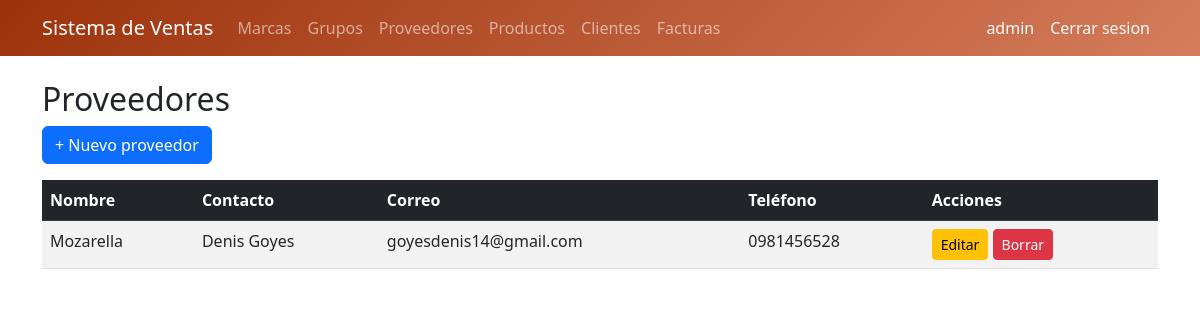
Page /suppliers/ (signed in) on the committed database.
### billing/models.py (models this page shows, shortened)
class Supplier(models.Model):
    name = models.CharField(max_length=200, verbose_name='Company Name')
    contact_name = models.CharField(max_length=200, blank=True, null=True)
    email = models.EmailField(blank=True, null=True)
    phone = models.CharField(max_length=20, blank=True, null=True)
    address = models.TextField(blank=True, null=True)
    is_active = models.BooleanField(default=True)
    created_at = models.DateTimeField(auto_now_add=True)
    updated_at = models.DateTimeField(auto_now=True)
    class Meta:
        verbose_name = 'Supplier'
        verbose_name_plural = 'Suppliers'
        ordering = ['name']

### billing/views.py (the view)
# urls.py: path('suppliers/', views.SupplierListView.as_view(), name='supplier_list'),
class SupplierListView(LoginRequiredMixin, ListView):
    model = Supplier
    template_name = 'billing/supplier_list.html'
    context_object_name = 'items'

### billing/templates/billing/supplier_list.html (shortened to what this page needs)
{% extends 'billing/base.html' %}
{% block content %}
<h2>Proveedores</h2>
<a href="{% url 'billing:supplier_create' %}" class="btn btn-primary mb-3">+ Nuevo proveedor</a>
<table class="table table-striped table-hover">
  <thead class="table-dark">
    <tr><th>Nombre</th><th>Contacto</th><th>Correo</th><th>Teléfono</th><th>Acciones</th></tr>
  </thead>
  <tbody>
    {% for item in items %}
    <tr>
      <td>{{ item.name }}</td>
      <td>{{ item.contact_name|default:"-" }}</td>
      <td>{{ item.email|default:"-" }}</td>
      <td>{{ item.phone|default:"-" }}</td>
      <td>
        <a href="{% url 'billing:supplier_update' item.pk %}" class="btn btn-sm btn-warning">Editar</a>
        <a href="{% url 'billing:supplier_delete' item.pk %}" class="btn btn-sm btn-danger">Borrar</a>
      </td>
    </tr>
    {% empty %}
    <tr><td colspan="5" class="text-center">No hay registros</td></tr>
    {% endfor %}
  </tbody>
</table>
{% endblock %}

### billing/templates/billing/base.html (shortened to what this page needs)
<!DOCTYPE html>
<html lang="es">
<head>
  <link href="https://cdn.jsdelivr.net/npm/bootstrap@5.3.0/dist/css/bootstrap.min.css" rel="stylesheet">
</head>
<body>
<nav class="navbar navbar-expand-lg navbar-dark" style="background: linear-gradient(135deg, #9c320b, #d57d5d);">
  <div class="container">
    <a class="navbar-brand" href="{% url 'billing:home' %}">Sistema de Ventas</a>
    <div class="collapse navbar-collapse" id="nav">
      <ul class="navbar-nav me-auto">
        {% if user.is_authenticated %}
        <li class="nav-item"><a class="nav-link" href="{% url 'billing:brand_list' %}">Marcas</a></li>
        <li class="nav-item"><a class="nav-link" href="{% url 'billing:productgroup_list' %}">Grupos</a></li>
        <li class="nav-item"><a class="nav-link" href="{% url 'billing:supplier_list' %}">Proveedores</a></li>
        <li class="nav-item"><a class="nav-link" href="{% url 'billing:product_list' %}">Productos</a></li>
        <li class="nav-item"><a class="nav-link" href="{% url 'billing:customer_list' %}">Clientes</a></li>
        <li class="nav-item"><a class="nav-link" href="{% url 'billing:invoice_list' %}">Facturas</a></li>
        {% endif %}
      </ul>
<ul class="navbar-nav">
  {% if user.is_authenticated %}
  <li class="nav-item">
    <span class="nav-link text-light">{{ user.username }}</span>
  </li>
  <li class="nav-item">
    <form method="post" action="{% url 'logout' %}" class="d-inline">
      <button type="submit" class="nav-link btn btn-link text-light"
              style="text-decoration:none;">Cerrar sesion</button>
    </form>
  </li>
  {% endif %}
</ul>
    </div>
  </div>
</nav>
<div class="container mt-4">
  {% block content %}{% endblock %}
</div>
</body>
</html>

### rows in the picture
Supplier: name "Mozarella", contact_name "Denis Goyes", email "goyesdenis14@gmail.com", phone "0981456528"

### other values in the picture
{{ user.username }} "admin"
